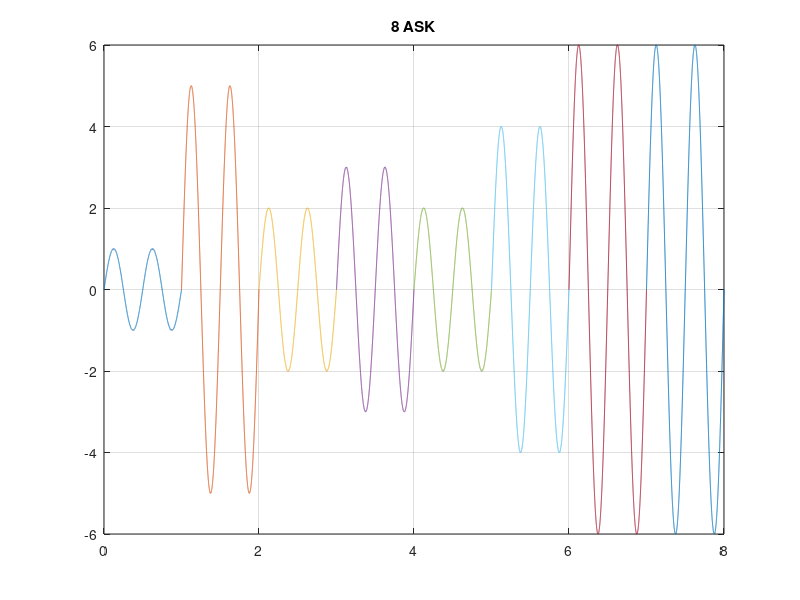

This chart was generated by the following MATLAB code:
clc
close all
f=1;
f2=10;
x=[0 0 1 1 0 1 0 1 0 0 1 1 0 1 0 1 0 0 1 1 0 1 1 0] % input signal ;
nx=length(x);
p=0;
fs=5000;
fc=2;
for i=1:3:nx
 t=p*1:1/fs:(p+1)*1;
 if x(i)==0 && x(i+1)==0 && x(i+2)==0
 ask=0;
 elseif x(i)==0 && x(i+1)==0 && x(i+2)==1
 ask=1*sin(2*pi*fc*t);
 elseif x(i)==0 && x(i+1)==1 && x(i+2)==0
 ask=2*sin(2*pi*fc*t);
 elseif x(i)==0 && x(i+1)==1 && x(i+2)==1
 ask=3*sin(2*pi*fc*t);
 elseif x(i)==1 && x(i+1)==0 && x(i+2)==0
 ask=4*sin(2*pi*fc*t);
 elseif x(i)==1 && x(i+1)==0 && x(i+2)==1
 ask=5*sin(2*pi*fc*t);
 elseif x(i)==1 && x(i+1)==1 && x(i+2)==0
 ask=6*sin(2*pi*fc*t);
 else
 ask=7*sin(2*pi*fc*t);
 end
plot(t,ask);
hold on;
grid on;
title('8 ASK')
p=p+1;
end
hold off;
